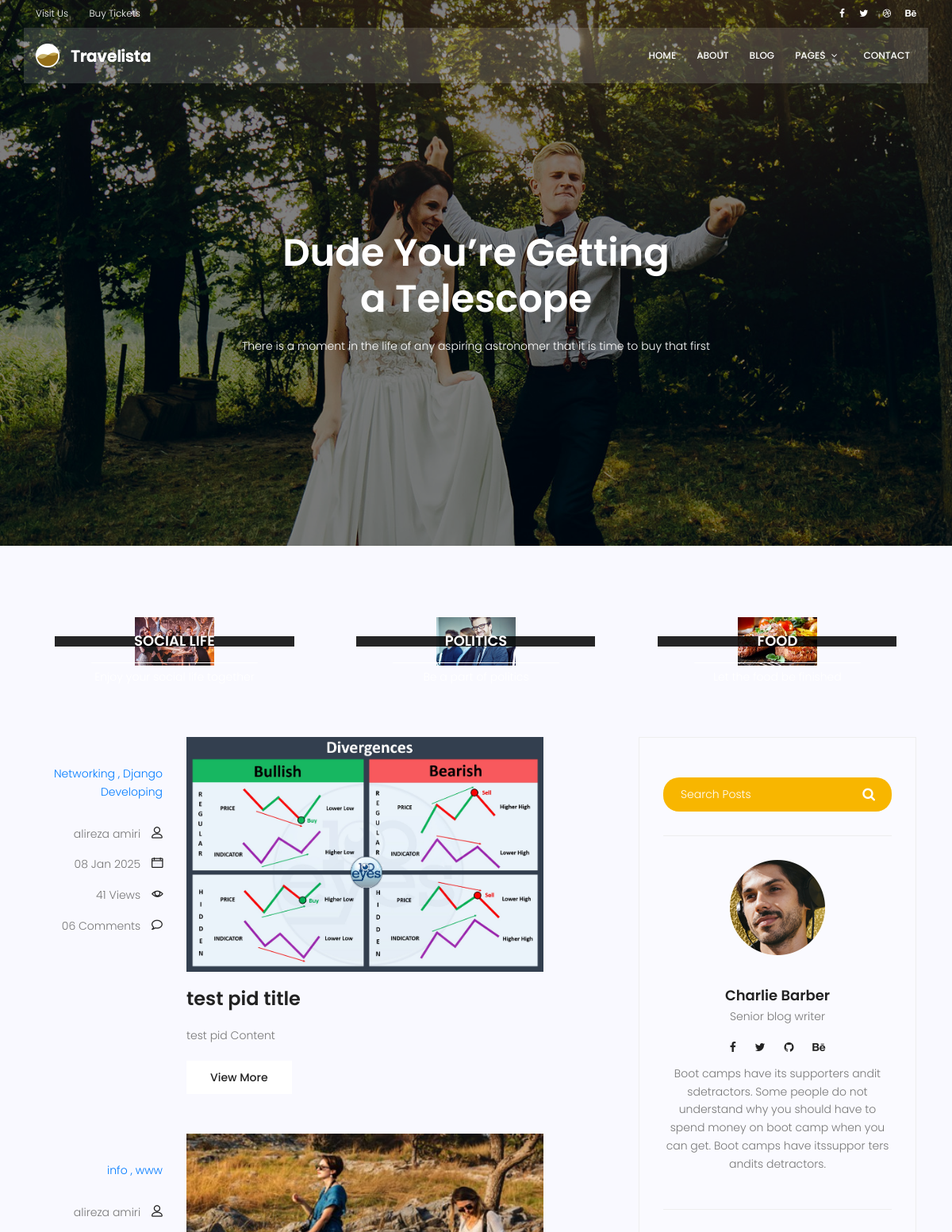
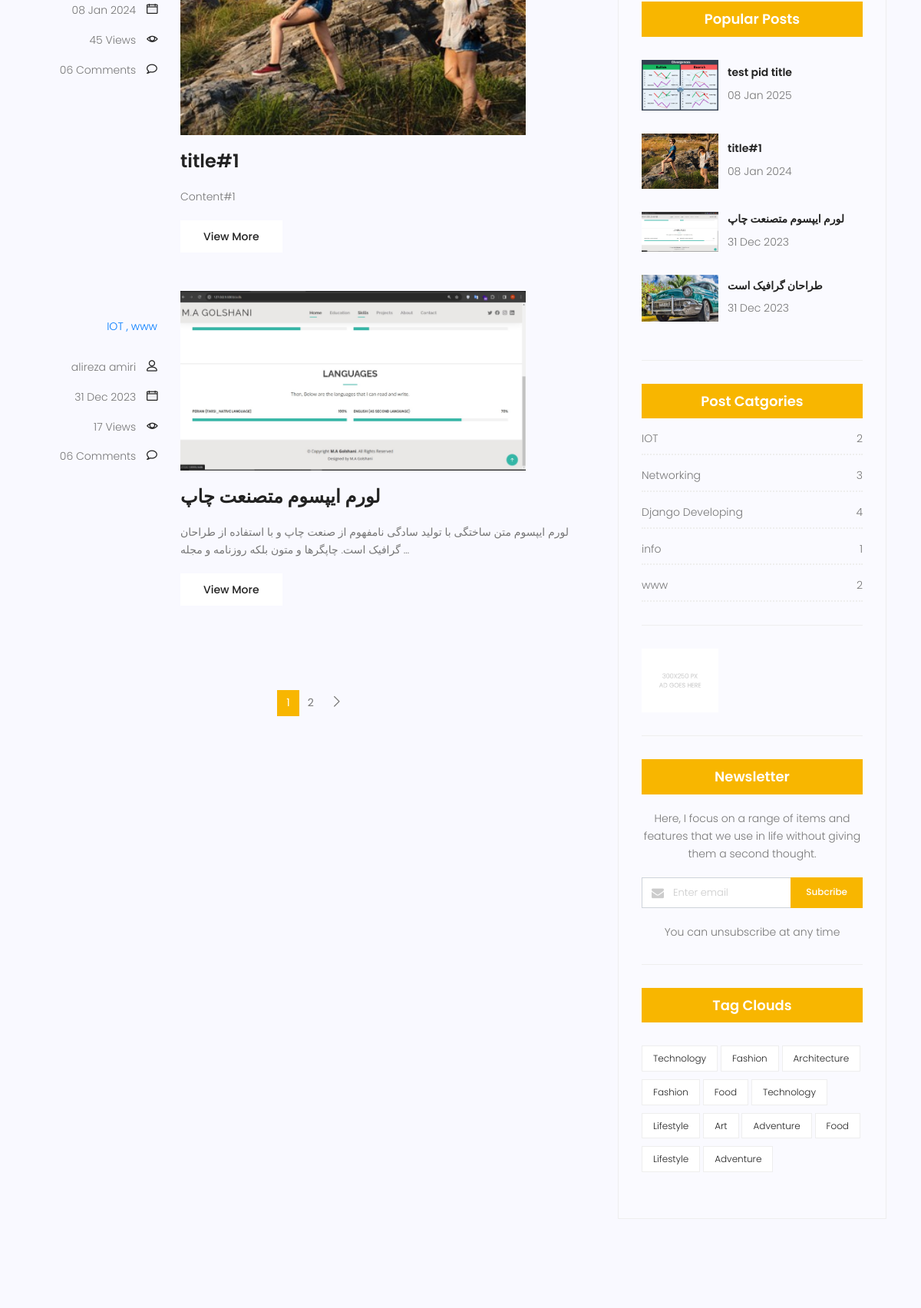
Screenshot of /blog/ (upper part) with the database file from the repository (2 pictures, top to bottom).
### blog/models.py (models this page shows, shortened)
class Category(models.Model):
    name = models.CharField(max_length=255)

class Post(models.Model):
    image = models.ImageField(default='blog/defaults.jpg')
    author = models.ForeignKey(User, null=True, on_delete=models.SET_NULL)
    title = models.CharField(max_length=255)
    content = models.TextField()
    category = models.ManyToManyField(Category)
    counted_views = models.IntegerField(default=0)
    status = models.BooleanField(default=False)
    published_date = models.DateTimeField(null=True)
    created_date = models.DateTimeField(auto_now_add=True)
    updated_date = models.DateTimeField(auto_now=True)
    class Meta:
        ordering = ["-created_date"]

### blog/views.py (the view)
# urls.py: path('', blog_view, name='index'),
def blog_view(request, cat_name=None, author_username=None):
    current_datetime = timezone.now()
    posts = Post.objects.filter(status=1, published_date__lte=current_datetime).order_by('-published_date')
    if cat_name:
        posts = posts.filter(category__name=cat_name)
    if author_username:
        posts = posts.filter(author__username=author_username)
    try:
        posts = Paginator(posts, 3)
        page_number = request.GET.get("page")
        posts = posts.get_page(page_number)
    except PageNotAnInteger:
        posts = posts.get_page(1)
    except EmptyPage:
        posts = posts.get_page(posts.num_pages)
    context = {'posts': posts}
    return render(request, 'blog/blog-home.html', context)

### blog/templatetags/blog_tag.py (called while the page is built)
@register.inclusion_tag('blog/blog-lastposts.html')
def latest_post(num=4):
    posts = Post.objects.filter(status=1).order_by('-published_date')[:num]
    return {'posts': posts}

@register.inclusion_tag('blog/post-categories.html')
def blog_post_categories():
    posts = Post.objects.filter(status=1)
    categories = Category.objects.all()
    cat_dict = {}
    for cat_name in categories:
        cat_dict[cat_name.name] = posts.filter(category=cat_name).count()
    return {'categories':cat_dict}

### templates/blog/blog-home.html (shortened to what this page needs)
{% extends "base.html" %}
{% load static %}
{% block content %}
    {% load blog_tag %}
    <section class="banner-area relative blog-home-banner" id="home">
        <div class="overlay overlay-bg"></div>
        <div class="container">
            <div class="row d-flex align-items-center justify-content-center">
                <div class="about-content blog-header-content col-lg-12">
                    <h1 class="text-white">
                        Dude You’re Getting
                        a Telescope
                    </h1>
                    <p class="text-white">
                        There is a moment in the life of any aspiring astronomer that it is time to buy that first
                    </p>
                </div>
            </div>
        </div>
    </section>
    <section class="top-category-widget-area pt-90 pb-90 ">
        <div class="container">
            <div class="row">
                <div class="col-lg-4">
                    <div class="single-cat-widget">
                        <div class="content relative">
                            <div class="overlay overlay-bg"></div>
                            <a href="#" target="_blank">
                                <div class="thumb">
                                    <img class="content-image img-fluid d-block mx-auto"
                                         src="{% static 'img/blog/cat-widget1.jpg' %}" alt="">
                                </div>
                                <div class="content-details">
                                    <h4 class="content-title mx-auto text-uppercase">Social life</h4>
                                    <p>Enjoy your social life together</p>
                                </div>
                            </a>
                        </div>
                    </div>
                </div>
                <div class="col-lg-4">
                    <div class="single-cat-widget">
                        <div class="content relative">
                            <div class="overlay overlay-bg"></div>
                            <a href="#" target="_blank">
                                <div class="thumb">
                                    <img class="content-image img-fluid d-block mx-auto"
                                         src="{% static 'img/blog/cat-widget2.jpg' %}" alt="">
                                </div>
                                <div class="content-details">
                                    <h4 class="content-title mx-auto text-uppercase">Politics</h4>
                                    <p>Be a part of politics</p>
                                </div>
                            </a>
                        </div>
                    </div>
                </div>
                <div class="col-lg-4">
                    <div class="single-cat-widget">
                        <div class="content relative">
                            <div class="overlay overlay-bg"></div>
                            <a href="#" target="_blank">
                                <div class="thumb">
                                    <img class="content-image img-fluid d-block mx-auto"
                                         src="{% static 'img/blog/cat-widget3.jpg' %}" alt="">
                                </div>
                                <div class="content-details">
                                    <h4 class="content-title mx-auto text-uppercase">Food</h4>
                                    <p>Let the food be finished</p>
                                </div>
                            </a>
                        </div>
                    </div>
                </div>
            </div>
        </div>
    </section>
    <section class="post-content-area">
        <div class="container">
            <div class="row">
                <div class="col-lg-8 posts-list">
                    {% for post in posts %}
                        <div class="single-post row">
                            <div class="col-lg-3  col-md-3 meta-details">
                                <ul class="tags">
                                    {% for cat in post.category.all %}
                                        <a href="{% url 'blog:category' cat_name=cat.name %}">
                                            {{ cat.name }}
                                            {% if not forloop.last %}
                                                ,
                                            {% endif %}
                                        </a>
                                    {% endfor %}
                                </ul>
                                <div class="user-details row">
                                    <p class="user-name col-lg-12 col-md-12 col-6"><a
                                            href="{% url 'blog:author' author_username=post.author.username %}">{{ post.author.get_full_name }}</a>
                                        <span
                                                class="lnr lnr-user"></span></p>
                                    <p class="date col-lg-12 col-md-12 col-6"><a
                                            href="#">{{ post.published_date | date:"d M Y" }}</a>
                                        <span class="lnr lnr-calendar-full"></span></p>
                                    <p class="view col-lg-12 col-md-12 col-6"><a href="#">{{ post.counted_views }}
                                        Views</a> <span class="lnr lnr-eye"></span></p>
                                    <p class="comments col-lg-12 col-md-12 col-6"><a href="#">06 Comments</a> <span
                                            class="lnr lnr-bubble"></span></p>
                                </div>
                            </div>
                            <div class="col-lg-9 col-md-9 ">
                                <div class="feature-img">
                                    <img class="img-fluid" src=" {{ post.image.url }}" alt="">
                                </div>
                                <a class="posts-title" href="{% url 'blog:single' pid=post.id %}">
                                    <h3>{{ post.title }}</h3></a>
                                <p class="excert">
                                    {{ post.content| truncatewords:25 }}
                                </p>
                                <a href="{% url 'blog:single' pid=post.pk %}" class="primary-btn">View More</a>
                            </div>
                        </div>
                    {% endfor %}
                    <nav class="blog-pagination justify-content-center d-flex">
                        <ul class="pagination">
                            {% for i in posts.paginator.page_range %}
                                {% if  posts.number == i %}
                                    <li class="page-item active"><a href="?page={{ i }}" class="page-link">{{ i }}</a>
                                    </li>
                                {% else %}
                                    <li class="page-item"><a href="?page={{ i }}" class="page-link">{{ i }}</a></li>
                                {% endif %}
                            {% endfor %}
                            <li class="page-item">
                                {% if posts.has_next %}
                                    <a href="?page={{ posts.next_page_number }}" class="page-link" aria-label="Next">
                        		                                    <span aria-hidden="true">
                        		                                        <span class="lnr lnr-chevron-right"></span>
                        		                                    </span>
                                    </a>
                                {% endif %}
                            </li>
                        </ul>
                    </nav>
                </div>
                <div class="col-lg-4 sidebar-widgets">
                    <div class="widget-wrap">
                        {% include 'blog/blog-search.html' %}
                        {% include "blog/blog-writer.html" %}
                        {% latest_post %}
                        {% blog_post_categories %}
                        <div class="single-sidebar-widget ads-widget">
                            <a href="#"><img class="img-fluid" src="{% static 'img/blog/ads-banner.jpg' %}" alt=""></a>
                        </div>
                        <div class="single-sidebar-widget newsletter-widget">
                            <h4 class="newsletter-title">Newsletter</h4>
                            <p>
                                Here, I focus on a range of items and features that we use in life without
                                giving them a second thought.
                            </p>
                            <div class="form-group d-flex flex-row">
                                <div class="col-autos">
                                    <div class="input-group">
                                        <div class="input-group-prepend">
                                            <div class="input-group-text"><i class="fa fa-envelope"
                                                                             aria-hidden="true"></i>
                                            </div>
                                        </div>
                                        <input type="text" class="form-control" id="inlineFormInputGroup"
                                               placeholder="Enter email" onfocus="this.placeholder = ''"
                                               onblur="this.placeholder = 'Enter email'">
                                    </div>
                                </div>
                                <a href="#" class="bbtns">Subcribe</a>
                            </div>
                            <p class="text-bottom">
                                You can unsubscribe at any time
                            </p>
                        </div>
                        <div class="single-sidebar-widget tag-cloud-widget">
                            <h4 class="tagcloud-title">Tag Clouds</h4>
                            <ul>
                                <li><a href="#">Technology</a></li>
                                <li><a href="#">Fashion</a></li>
                                <li><a href="#">Architecture</a></li>
                                <li><a href="#">Fashion</a></li>
                                <li><a href="#">Food</a></li>
                                <li><a href="#">Technology</a></li>
                                <li><a href="#">Lifestyle</a></li>
                                <li><a href="#">Art</a></li>
                                <li><a href="#">Adventure</a></li>
                                <li><a href="#">Food</a></li>
                                <li><a href="#">Lifestyle</a></li>
                                <li><a href="#">Adventure</a></li>
                            </ul>
                        </div>
                    </div>
                </div>
            </div>
        </div>
    </section>
    "{% endblock content %}

### templates/blog/blog-lastposts.html
{% load static %}
<div class="single-sidebar-widget popular-post-widget">
        <h4 class="popular-title">Popular Posts</h4>
    {% for post in posts %}
        <div class="popular-post-list">
            <div class="single-post-list d-flex flex-row align-items-center">
                <div class="thumb">
                    <img class="img-fluid " src="{{ post.image.url }}" alt="">
                </div>
                <div class="details">
                    <a href="{% url 'blog:single' pid=post.id %}"><h6>{{ post.title|truncatewords:5}}</h6></a>
                    <p>{{ post.published_date|date:'d M Y' }}</p>
                </div>
            </div>
        </div>
    {% endfor %}
</div>

### templates/blog/post-categories.html
{% load static %}
<div class="single-sidebar-widget post-category-widget">
    <h4 class="category-title">Post Catgories</h4>
    <ul class="cat-list">
        {% for name,items in categories.items %}
        <li>
            <a href="{% url 'blog:category' cat_name=name %}" class="d-flex justify-content-between">
                <p>{{ name }}</p>
                <p>{{ items }}</p>
            </a>
        </li>
    {% endfor %}
    </ul>
</div>

### rows the page displays
Post: author.get_full_name "alireza amiri", published_date "08 Jan 2025", counted_views "41", image (picture), title "test pid title", content "test pid Content"
Category: name "Networking", categories "Networking"
Category: name "Django Developing", categories "Django Developing"
Post: author.get_full_name "alireza amiri", published_date "08 Jan 2024", counted_views "45", image (picture), title "title#1", content "Content#1"
Category: name "info", categories "info"
Category: name "www", categories "www"
Post: author.get_full_name "alireza amiri", published_date "31 Dec 2023", counted_views "17", image (picture), title "لورم ایپسوم متصنعت چاپ", content "لورم ایپسوم متن ساختگی با تولید سادگی نامفهوم از صنعت چاپ و با استفاده از طراحان گرافیک است. چاپگرها و متون بلکه روزنامه و مجله …"
Category: name "IOT", categories "IOT"
Post: image (picture), title "طراحان گرافیک است", published_date "31 Dec 2023"

### other values shown
{{ i }} "1"
{{ i }} "2"
{{ items }} "2" "3" "4" "1" "2"
